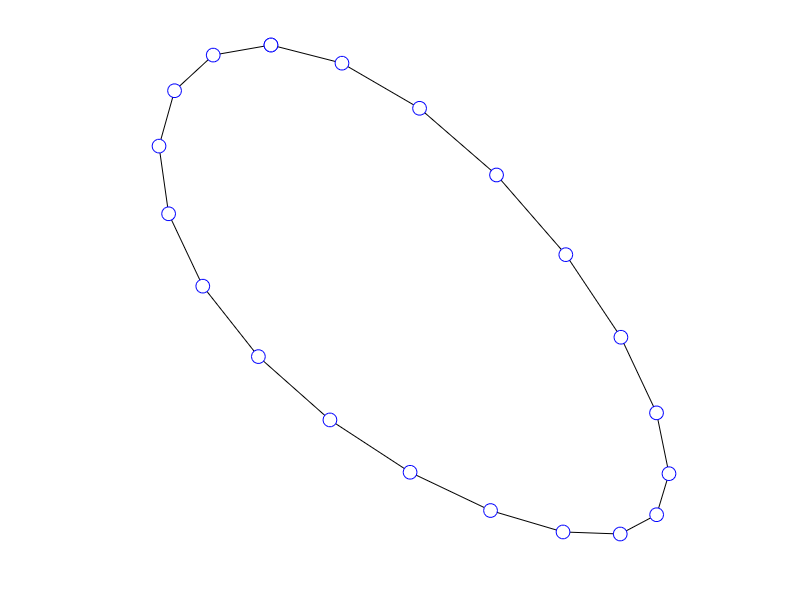

MATLAB code to generate this figure:
close all

% set display window stuff
set(gcf,'color','white')
%set(gcf, 'Position', get(0, 'Screensize'));

% axis stuff
%axis manual  % tell matlab not adjust the axis automatically
axis equal   % prevent matlab from scaling x and y direction differently 
axis off

hold on

%X = [0 1 1 1];
%Y = [0 1 1 0];

% set number of vertices and iterations
n = 20;
iter = 100;

% set arrays of points
X = rand(1,n);
Y = rand(1,n);

% add one element to the end of arrays that is the same as first element to
% close the polygon
X(length(X)+1) = X(1);
Y(length(Y)+1) = Y(1);

% set plotting style
poly_handle = plot(X,Y,'-ko','markeredgecolor','b','markerfacecolor','w','markersize',10);




for i=1:iter+1 % +1 because we draw first
    %plot new polygon
    set(poly_handle,'xdata',X,'ydata',Y);
    drawnow
    pause(.01)
    meanX = mean(X);
    meanY = mean(Y);
    
    %update vertices
    for k=1:n
        X(k) = 0.5*(X(k) + X(k+1));
        Y(k) = 0.5*(Y(k) + Y(k+1));
        
        X(k) = X(k) - meanX;
        Y(k) = Y(k) - meanY;
    end
    X = X/norm(X);
    Y = Y/norm(Y);
    
    X(n+1) = X(1);
    Y(n+1) = Y(1);
end
hold off